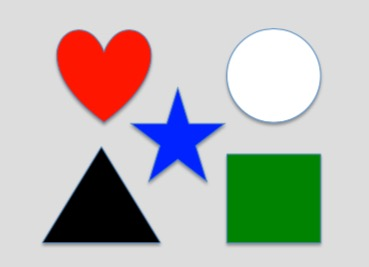
%> input picture center.png, 369 x 267 px
$ octave Chapter2.m   (GNU Octave 9; MATLAB toolbox functions it lacks are replaced by stand-ins)
%> lines starting %> are read from the running program, lines starting %| are printed output that depends on the picture; in (x1, y1, x2, y2) boxes, pixels count from 0 and x2, y2 are one past the last pixel; in counts of white or black regions, pixels touching at a corner belong together; the program's own positions count from 1
I=imread('center.png');%读取原图像
%> I is the input picture: size 267x369x3 uint8; mean R, G, B 185.2, 184.1, 179
figure(1);imshow(I);%显示原图像

I_gray=rgb2gray(I);%原图像变为灰度图像
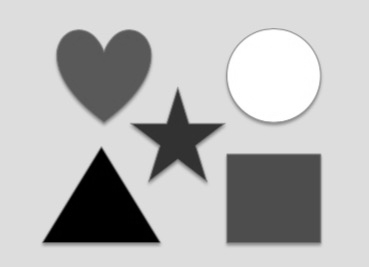
%> I_gray: size 267x369 uint8; min 0, max 255, mean 183.8
level=graythresh(I_gray);%计算图像I_gray的全局阈值，level为标准化灰度值，其范围为[0 1]
%> level = 0.553
[height,width]=size(I_gray);%计算灰度图像的长宽
%> height = 267; width = 369
I_bw=im2bw(I_gray,level);%im2bw使用阈值level将灰度图像转换为二值图像
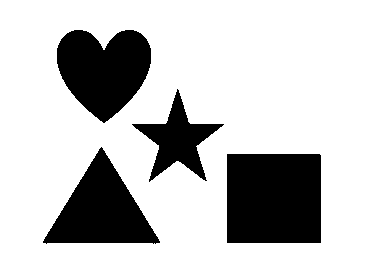
%> I_bw: size 267x369 logical; 76.5% white; 4 black regions, box (x1, y1, x2, y2) and area: (227, 154, 321, 243) 8365, (57, 30, 151, 123) 6098, (43, 147, 160, 244) 5749, (132, 89, 224, 182) 2952

for i=1:height %%循环中进行反色
    for j=1:width
        if I_bw(i,j)==1
            I_bw(i,j)=0;
        else I_bw(i,j)=1;
        end
    end
end
figure(3);imshow(I_bw);%显示取反后的二值图像（背景为黑色）

[L,num]=bwlabel(I_bw,8);%bwlabel标注二值图像I_bw中的目标物体，返回标识矩阵Ｌ和I_bw中目标物体的数量num，８表示连通数．
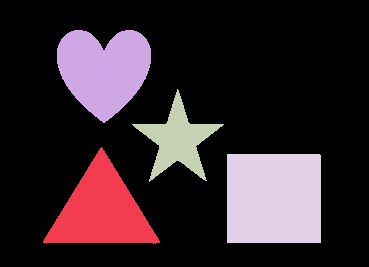
%> L: size 267x369 double; 5 distinct labels, from 0 to 4; one colour per label, 0 black
%> num = 4
plot_x=zeros(1,num);%%zeros(m,n)产生m×n的全0矩阵．用于记录质心位置的横坐标
plot_y=zeros(1,num);%zeros(m,n)产生m×n的全0矩阵．用于记录质心位置的纵坐标

for k=1:num  %%num个区域依次统计质心位置
    sum_x=0;    sum_y=0;    area=0; %初始化
    for i=1:height
        for j=1:width
            if L(i,j)==k
                sum_x=sum_x+i;  %计算第Ｋ区域的横坐标总和
                sum_y=sum_y+j;  %计算第Ｋ区域的纵坐标总和
                area=area+1;    %计算第Ｋ区域的由多少个坐标点表示
            end
        end
    end
    plot_x(k)=fix(sum_x/area);  %计算第Ｋ区域的质心横坐标
    plot_y(k)=fix(sum_y/area);%计算第Ｋ区域的质心纵坐标
end
%> this loop made 4 passes
%> after the loop, plot_x = [211 70 140 199]; plot_y = [101 104 178 274]

for i=1:num
    hold  on
    plot(plot_y(i) ,plot_x(i), '*')
end
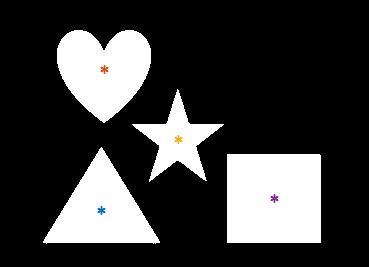
%> figure redrawn from the program's plot data

DE = sqrt((plot_y(4) - plot_y(1)^2 + (plot_x(4) - plot_x(1))^2))
